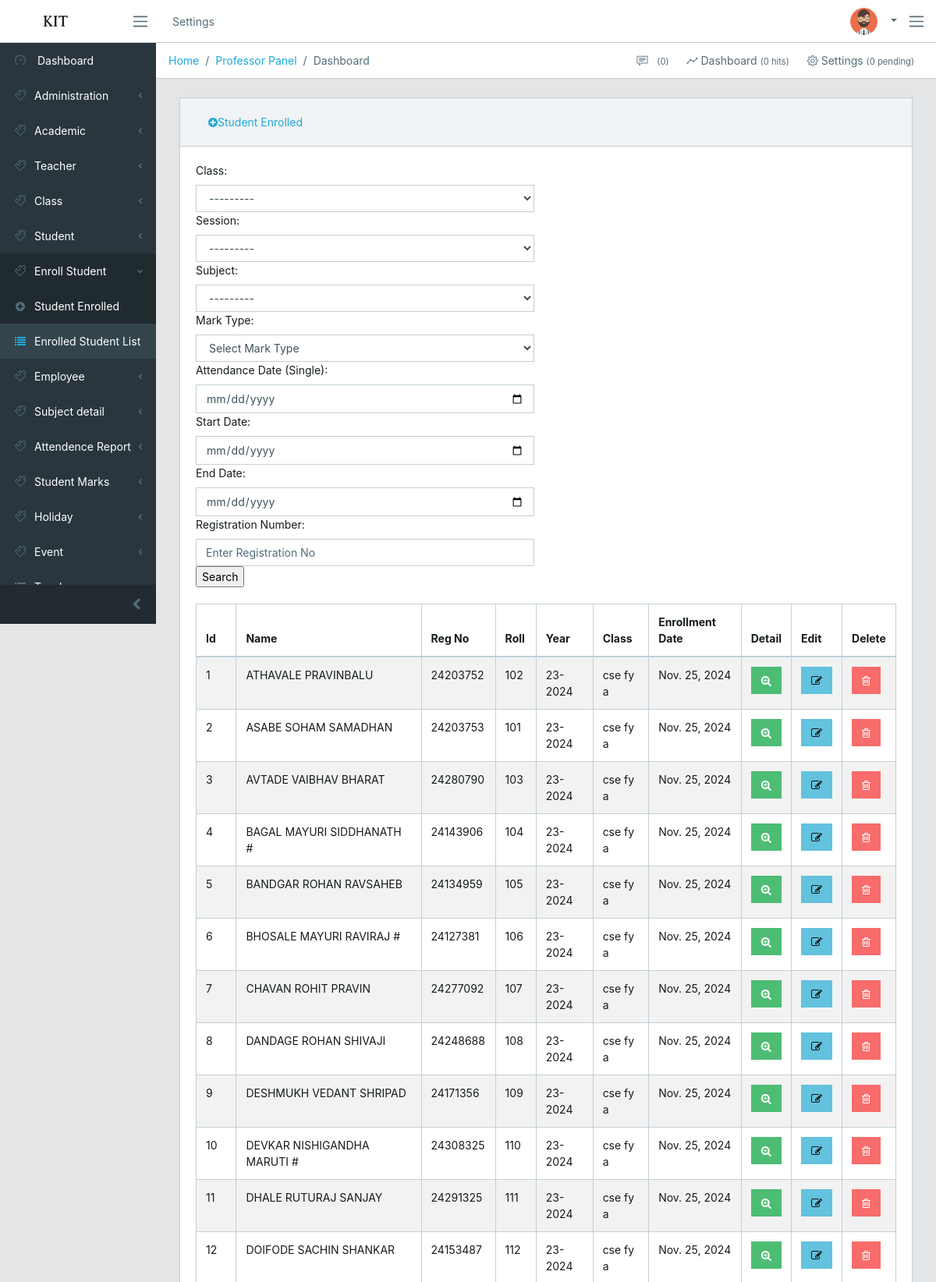
Screenshot of /student/enrolled-student-list/ (signed in, upper part) with the database file from the repository.
### account/models.py (models this page shows, shortened)
class UserProfile(models.Model):
    user = models.OneToOneField(User, on_delete=models.CASCADE)
    name = models.CharField(max_length=45)
    photo = models.ImageField(upload_to='admin/', default=get_first_image_in_admin)
    password = models.CharField(max_length=255,default="Mipashya@123")
    date_of_birth = models.DateField(null=True, blank=True)
    gender_select = (
        ('Male', 'Male'),
        ('Female', 'Female')
    )
    gender = models.CharField(choices=gender_select, max_length=6)
    employee_select = (
        ('admin', 'Admin'),
        ('professor', 'Professor'),
        ('teacher', 'Teacher'),
        ('register', 'Register'),
        ('student', 'Student'),
        ('employee','employee'),
    )
    employee_type = models.CharField(choices=employee_select, max_length=15,default="student")
    student_class = models.ForeignKey(ClassInfo, null=True, blank=True, on_delete=models.CASCADE)
    student_session = models.ForeignKey(Session, null=True, blank=True, on_delete=models.CASCADE)
    department = models.ForeignKey(Department, null=True, blank=True, on_delete=models.CASCADE)
    is_complete = models.BooleanField(default=False)
    def is_complete(self):
        required_fields = [self.student_class, self.student_session, self.department]
        return all(required_fields)

### student/models.py (models this page shows, shortened)
class EnrolledStudent(models.Model):
    class_name = models.ForeignKey(ClassRegistration, on_delete=models.CASCADE)
    student = models.OneToOneField(AcademicInfo, on_delete=models.CASCADE)
    roll = models.IntegerField()
    session_year = models.ForeignKey(Session, default=1, on_delete=models.CASCADE)
    date = models.DateField(auto_now_add=True)
    class Meta:
        unique_together = ['class_name', 'session_year','roll']

class AcademicInfo(models.Model):
    class_info = models.ForeignKey(ClassInfo, on_delete=models.CASCADE)
    session_info = models.ForeignKey(Session, on_delete=models.CASCADE)
    class_teacher = models.ForeignKey(GuideTeacher, on_delete=models.CASCADE)
    administration = models.ForeignKey(Designation, on_delete=models.CASCADE)
    userprofile = models.ForeignKey(UserProfile, on_delete=models.CASCADE)
    registration_no = models.IntegerField(unique=True, default=random.randint(100000, 999999))
    department_info = models.ForeignKey(Department, on_delete=models.CASCADE, null=True)
    status_select = (
        ('not enroll', 'Not Enroll'),
        ('enrolled', 'Enrolled'),
        ('regular', 'Regular'),
        ('irregular', 'Irregular'),
        ('passed', 'Passed'),
    )
    status = models.CharField(choices=status_select, default='not enroll', max_length=15)
    stay_mode_choices = (
        ('hostel', 'Hostel'),
        ('private room', 'Private Room'),
        ('local', 'Local'),
    )
    stay_mode = models.CharField(
        max_length=50,
        choices=stay_mode_choices,
        null=True,
        blank=True,
        default=None
    )
    traveling_mode_choices = (
        ('college bus', 'College Bus'),
        ('private', 'Private'),
    )
    traveling_mode = models.CharField(
        max_length=50,
        choices=traveling_mode_choices,
        null=True,
        blank=True,
        default=None
    )
    college_bus_stop = models.CharField(max_length=100, null=True, blank=True, default=None)
    personal_info = models.ForeignKey(PersonalInfo, on_delete=models.CASCADE, null=True)
    address_info = models.ForeignKey(StudentAddressInfo, on_delete=models.CASCADE, null=True)
    guardian_info = models.ForeignKey(GuardianInfo, on_delete=models.CASCADE, null=True)
    emergency_contact_info = models.ForeignKey(EmergencyContactDetails, on_delete=models.CASCADE, null=True)
    previous_academic_info = models.ForeignKey(PreviousAcademicInfo, on_delete=models.CASCADE, null=True)
    previous_academic_certificate = models.ForeignKey(PreviousAcademicCertificate, on_delete=models.CASCADE, null=True)
    date = models.DateField(auto_now_add=True)
    is_delete = models.BooleanField(default=False)

class PersonalInfo(models.Model):
    userprofile = models.ForeignKey(
        UserProfile,
        on_delete=models.CASCADE,
        null=True,
        blank=True,
        related_name='student_personal_info'
    )
    name = models.CharField(max_length=100)
    photo = models.ImageField(
        upload_to='student-photos/',
        default='src/img/man.png'  # Path relative to the `static` directory
    )
    blood_group_choice = (
        ('a+', 'A+'),
        ('o+', 'O+'),
        ('b+', 'B+'),
        ('ab+', 'AB+'),
        ('a-', 'A-'),
        ('o-', 'O-'),
        ('b-', 'B-'),
        ('ab-', 'AB-')
    )
    blood_group = models.CharField(choices=blood_group_choice, max_length=5)
    date_of_birth = models.DateField()
    gender_choice = (
        ('Male', 'Male'),
        ('Female', 'Female'),
    )
    gender = models.CharField(choices=gender_choice, max_length=10)
    phone_no = models.CharField(max_length=11)
    email = models.EmailField(blank=True, null=True)
    birth_certificate_no = models.IntegerField()
    religion_choice = (
        ('Hindu', 'Hindu'),
        ('Buddh', 'Buddh'),
        ('Muslim', 'Muslim'),
        ('Sikh', 'Sikh'),
        ('Jain', 'Jain'),
        ('Christian', 'Christian'),
        ('Others', 'Others')
    )
    religion = models.CharField(choices=religion_choice, max_length=45)
    nationality_choice = (
        ('Indian', 'Indian'),
        ('Others', 'Others')
    )
    nationality = models.CharField(choices=nationality_choice, max_length=45)
    mother_tongue = models.CharField(max_length=100, blank=True, null=True )
    candidature_type = models.CharField(max_length=50)
    category = models.CharField(max_length=50, null=True, blank=True)
    ph_type = models.CharField(max_length=50, default='None')
    linguistic_minority = models.CharField(max_length=50, null=True, blank=True,default='none')

### academic/models.py (models this page shows)
class Session(models.Model):
    name = models.CharField(max_length=40, unique=True)
    date = models.DateField(auto_now_add=True)
    def __str__(self):
        return self.name

class ClassRegistration(models.Model):
    name = models.CharField(max_length=10, unique=True)
    department_select = (
        ('CSE', 'CSE'),
        ('ENTC', 'ENTC'),
        ('MECH', 'MECH'),
        ('CIVIL', 'CIVIL')
    )
    department = models.CharField(choices=department_select, max_length=15)
    class_name = models.ForeignKey(ClassInfo, on_delete=models.CASCADE, null=True)
    section = models.ForeignKey(Section, on_delete=models.CASCADE, null=True)
    session = models.ForeignKey(Session, on_delete=models.CASCADE, null=True)
    shift = models.ForeignKey(Shift, on_delete=models.CASCADE, null=True)
    guide_teacher = models.OneToOneField(GuideTeacher, on_delete=models.CASCADE, null=True)
    date = models.DateField(auto_now_add=True)
    class Meta:
        unique_together = ['class_name', 'section', 'shift', 'guide_teacher','session']
    def __str__(self):
        return self.name

### student/views.py (the view)
# urls.py: path('enrolled-student-list/', views.enrolled_student_list, name='enrolled-student-list'),
@login_required(login_url='/login/')
def enrolled_student_list(request):
    try:
        user_profile = UserProfile.objects.get(user=request.user)
    except UserProfile.DoesNotExist:
        user_profile = UserProfile.objects.create(user=request.user, employee_type=['professor', 'teacher'])
    student = EnrolledStudent.objects.all()
    forms = SearchEnrolledStudentForm(request.GET or None)
    class_name = request.GET.get('reg_class', None)
    session_year = request.GET.get('session_year', None)
    roll = request.GET.get('roll_no', None)
    if roll and not (class_name and session_year):
        forms.add_error(None, 'Please provide both class and session year to search by roll number.')
    elif class_name and session_year:
        student = EnrolledStudent.objects.filter(class_name=class_name, session_year=session_year)
        if roll:
            student = student.filter(roll=roll)  # Corrected 'roll_no' to 'roll'
    context = {
        'profile': user_profile,
        'forms': forms,
        'student': student
    }
    return render(request, 'student/enrolled-student-list.html', context)

### templates/student/enrolled-student-list.html (shortened to what this page needs)
{% extends 'base/base.html' %}
{% load static %}
{% block content %}
  <div class="animated fadeIn">
      <div class="card">
          <div class="card-header">
            <a class="nav-link" href="{% url 'enrolled-student' %}">
                <i class="fa fa-plus-circle"></i>Student Enrolled</a>
          </div>
          <div class="card-body table table-responsive-lg">
              <div id="DataTables_Table_0_wrapper" class="dataTables_wrapper dt-bootstrap4 no-footer">
                  <div class="row">
                      <div class="col-sm-12 col-md-6">
                          <div id="DataTables_Table_0_filter" class="dataTables_filter">
                              <form action="" method="GET">
                                {{ forms }}
                                <input type="submit" value="Search">
                              </form>
                          </div>
                      </div>
                  </div>
                  <br>
                  <div class="row">
                      <div class="col-sm-12">
                          <table class="table table-striped table-bordered datatable dataTable no-footer" id="DataTables_Table_0" role="grid" aria-describedby="DataTables_Table_0_info" style="border-collapse: collapse !important">
                              <thead>
                                  <tr role="row">
                                      <th>Id</th>
                                      <th>Name</th>
                                      <th>Reg No</th>
                                      <th>Roll</th>
                                      <th>Year</th>
                                      <th>Class</th>
                                      <th>Enrollment Date</th>
                                      <th>Detail</th>
                                      {%if profile.employee_type == 'professor' %}
                                      <th>Edit</th>
                                      <th>Delete</th>
                                      {% endif %}
                                  </tr>
                              </thead>
                              <tbody>
                                  {% for student in student %}
                                    <tr role="row" class="odd">
                                        <td>{{ forloop.counter }}</td>
                                        <td>{{ student.student.personal_info.name }}</td>
                                        <td>{{ student.student.registration_no }}</td>
                                        <td>{{ student.roll }}</td>
                                        <td>{{ student.session_year }}</td>
                                        <td>{{ student.class_name }}</td>
                                        <td>{{ student.date }}</td>
                                        <td>
                                            <a class="btn btn-success" href="{% url 'student-profile' student.student.registration_no %}">
                                                <i class="fa fa-search-plus"></i>
                                            </a>
                                        </td>
                                        {%if profile.employee_type == 'professor' %}
                                        <td>
                                            <a class="btn btn-info" href="{% url 'student-edit' student.student.registration_no %}">
                                                <i class="fa fa-edit"></i>
                                            </a>
                                        </td>
                                        <td>
                                            <a class="btn btn-danger" href="{% url 'student-delete' student.student.registration_no %}">
                                                <i class="fa fa-trash-o"></i>
                                            </a>
                                        </td>
                                        {% endif %}
                                    </tr>
                                  {% endfor %}
                              </tbody>
                          </table>
                      </div>
                  </div>
              </div>
          </div>
      </div>
  </div>
{% endblock %}

### templates/base/navbar.html (shortened to what this page needs)
{% load static %}
<header class="app-header navbar">
    <a class="navbar-brand" href="#"></a>
    <button class="navbar-toggler sidebar-toggler d-md-down-none" type="button">
        <span class="navbar-toggler-icon"></span>
    </button>
    <ul class="nav navbar-nav d-md-down-none">
        <li class="nav-item px-3">
            <a class="nav-link" href="#">Settings</a>
        </li>
    </ul>
    <ul class="nav navbar-nav ml-auto">
        <li class="nav-item dropdown">
            <a class="nav-link dropdown-toggle nav-link" data-toggle="dropdown" href="#" role="button"
               aria-haspopup="true" aria-expanded="false">
               {% if profile.employee_type == 'professor' %}
                  <img src="{{ request.user.userprofile.photo.url }}" class="img-avatar" alt="admin">
                {% elif profile.employee_type == 'teacher' %}
                    <img src="{{ teacher.photo.url }}" class="img-avatar">
                {% elif profile.employee_type == 'student' %}
                    <img src="{{ request.user.userprofile.photo.url }}" class="img-avatar" alt="admin">
                {% elif profile.employee_type == 'employee' %}
                    <img src="{{ request.user.userprofile.photo.url }}" class="img-avatar" alt="employee">
                {% else %}
                    <img src="{% static 'src/img/man.png' %}" class="img-avatar" alt="Anonymous">
                {% endif %}
            </a>
        </li>
    </ul>
    <button class="navbar-toggler aside-menu-toggler" type="button">
        <span class="navbar-toggler-icon"></span>
    </button>
</header>

### rows the page displays
EnrolledStudent: student.personal_info.name "ATHAVALE PRAVINBALU", student.registration_no "24203752", roll "102", session_year "23-2024", class_name "cse fy a", date "Nov. 25, 2024"
EnrolledStudent: student.personal_info.name "ASABE SOHAM SAMADHAN", student.registration_no "24203753", roll "101", session_year "23-2024", class_name "cse fy a", date "Nov. 25, 2024"
EnrolledStudent: student.personal_info.name "AVTADE VAIBHAV BHARAT", student.registration_no "24280790", roll "103", session_year "23-2024", class_name "cse fy a", date "Nov. 25, 2024"
EnrolledStudent: student.personal_info.name "BAGAL MAYURI SIDDHANATH #", student.registration_no "24143906", roll "104", session_year "23-2024", class_name "cse fy a", date "Nov. 25, 2024"
EnrolledStudent: student.personal_info.name "BANDGAR ROHAN RAVSAHEB", student.registration_no "24134959", roll "105", session_year "23-2024", class_name "cse fy a", date "Nov. 25, 2024"
EnrolledStudent: student.personal_info.name "BHOSALE MAYURI RAVIRAJ #", student.registration_no "24127381", roll "106", session_year "23-2024", class_name "cse fy a", date "Nov. 25, 2024"
EnrolledStudent: student.personal_info.name "CHAVAN ROHIT PRAVIN", student.registration_no "24277092", roll "107", session_year "23-2024", class_name "cse fy a", date "Nov. 25, 2024"
EnrolledStudent: student.personal_info.name "DANDAGE ROHAN SHIVAJI", student.registration_no "24248688", roll "108", session_year "23-2024", class_name "cse fy a", date "Nov. 25, 2024"
EnrolledStudent: student.personal_info.name "DESHMUKH VEDANT SHRIPAD", student.registration_no "24171356", roll "109", session_year "23-2024", class_name "cse fy a", date "Nov. 25, 2024"
EnrolledStudent: student.personal_info.name "DEVKAR NISHIGANDHA MARUTI #", student.registration_no "24308325", roll "110", session_year "23-2024", class_name "cse fy a", date "Nov. 25, 2024"
EnrolledStudent: student.personal_info.name "DHALE RUTURAJ SANJAY", student.registration_no "24291325", roll "111", session_year "23-2024", class_name "cse fy a", date "Nov. 25, 2024"
EnrolledStudent: student.personal_info.name "DOIFODE SACHIN SHANKAR", student.registration_no "24153487", roll "112", session_year "23-2024", class_name "cse fy a", date "Nov. 25, 2024"
